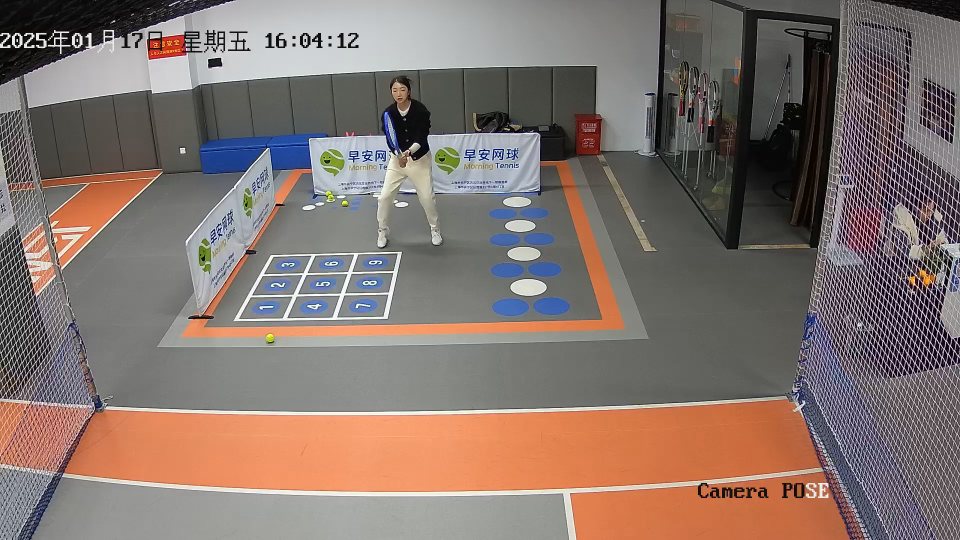
#> input picture frame 10 of data/input_video.mp4, 1920 x 1080 px (shown at 1/2 size)
$ python create_ball_detection_video.py
#> lines starting #> are read from the running program, lines starting #| are printed output that depends on the picture; after the words box and inside, x2 and y2 are one past the last pixel; in counts of white or black regions, pixels touching at a corner belong together
### ball_tracker.py
# ball_tracker.py
import cv2
import numpy as np
import os
import queue
import scipy.signal as signal
from PIL import Image, ImageDraw
import logging

class BallTracker:
    def __init__(self, model_path, config, roi_manager=None):
#> called with model_path = 'models/tracknetv2_weights.pth'
        self.config = config
        self.model_path = model_path
        self.roi_manager = roi_manager  # ROI管理器，用于区域过滤

        # 🔍 初始化球检测调试日志
        self.debug_config = config.get('ball_detection_debug', {})
        self.debug_enabled = self.debug_config.get('enabled', False)
        self.frame_counter = 0

        if self.debug_enabled:
            # 设置专用的球检测日志器
            self.logger = logging.getLogger('BallDetection')
            if not self.logger.handlers:
                # 同时输出到终端与文件
                handler_console = logging.StreamHandler()
                handler_file = logging.FileHandler('ball_detection.log', mode='w', encoding='utf-8')
                formatter = logging.Formatter('🎾 [球检测-帧%(frame_num)s] %(message)s')
                handler_console.setFormatter(formatter)
                handler_file.setFormatter(formatter)
                self.logger.addHandler(handler_console)
                self.logger.addHandler(handler_file)
                self.logger.setLevel(logging.INFO)
                # 避免同时沿用根日志器导致重复输出
                self.logger.propagate = False
            self._log_config_info()
        else:
            self.logger = None

        # 轨迹追踪状态
        self.tracked_balls_history = []  # 存储球的轨迹坐标 {'coords': (x,y), 'frame': frame_num}
        self.last_tracked_ball_coords = None
        self.frames_ball_lost = 0

        # 球的坐标队列 - 用于绘制轨迹
        self.ball_queue = queue.deque()
        for i in range(8):  # 存储8帧的历史轨迹
            self.ball_queue.appendleft(None)
#> in create_ball_detection_video, frame is the input picture: shape (1080, 1920, 3); mean B, G, R 109.5, 115.8, 131.8

        # 静态球过滤状态
        self.static_ball_candidates = {}
        self.next_ball_id = 0

        # 预处理相关参数
        self.process_width = 640
        self.process_height = 360

        # 配置参数
        self.config.setdefault('ball_trajectory_max_len', 50)
        self.config.setdefault('max_lost_frames_for_track', 5)  # 多少帧未检测到球视为丢失
        self.config.setdefault('max_ball_match_distance_px', 75)  # 关联检测到的球的最大距离
        self.config.setdefault('static_ball_movement_threshold_px', 5)
        self.config.setdefault('static_ball_frames_threshold', 8)  # 减少静态球判定阈值，更快识别静态球
        self.config.setdefault('ball_confidence_threshold', 127)  # 球检测热图的阈值
        self.config.setdefault('ball_detection_threshold', 30)    # HSV颜色阈值

        # 球尺寸过滤参数 - 从配置文件读取，提供默认值
        self.config.setdefault('min_ball_radius', 3)   # 最小球半径（像素）
        self.config.setdefault('max_ball_radius', 45)  # 最大球半径（像素）- 允许更大的球
        self.config.setdefault('min_ball_movement', 8) # 最小球移动距离（像素/帧）

        # 🎯 噪点过滤参数 - 优化后的默认值，更宽松
        self.config.setdefault('noise_filter_quality_threshold', 0.25)      # 质量阈值（降低以减少误识别）
        self.config.setdefault('noise_filter_circularity_threshold', 0.58)  # 圆度阈值（降低以减少误识别）
        self.config.setdefault('noise_filter_min_edge_distance', 5)         # 最小边缘距离（降低以减少误识别）

        # 边界检查参数
        self.config.setdefault('use_boundary', False)
        self.config.setdefault('boundary_x1', 0)
        self.config.setdefault('boundary_y1', 0)
        self.config.setdefault('boundary_x2', 9999)
        self.config.setdefault('boundary_y2', 9999)
        self.config.setdefault('draw_boundary', False)

        # 🚫 屏蔽区域配置参数
        self.config.setdefault('use_mask_zones', False)
        self.config.setdefault('mask_zones', [])  # 屏蔽区域列表，格式: [{'x': x, 'y': y, 'width': w, 'height': h, 'name': 'zone_name'}]
        self.config.setdefault('draw_mask_zones', False)  # 是否绘制屏蔽区域

        # 模块化开关与回退策略
        self.config.setdefault('enable_hough_detection', True)
        self.config.setdefault('enable_contour_fallback', True)
        self.config.setdefault('allow_simulation_fallback', False)

        # 可选：仅当显式启用use_mask_zones且未提供mask_zones时，添加默认屏蔽区域
        if self.config.get('use_mask_zones', False) and not self.config.get('mask_zones'):
            default_mask_zone = {
                'x': 661,
                'y': 391,
                'width': 20,
                'height': 20,
                'name': 'default_mask_zone'
            }
            self.config['mask_zones'] = [default_mask_zone]

        # 初始化模拟参数
        self.sim_ball_pos = None
        self.sim_ball_vel = None
        self.sim_static_balls = []
        self.config.setdefault('sim_ball_detection_noise', 3)
        self.config.setdefault('sim_num_static_balls', 1)

        # 记录前一帧检测到的球
        self.prev_ball_positions = []

        # 🔍 显示当前使用的所有球检测参数
        print("\n🎾 === 球检测配置参数 ===")
        print(f"球半径范围: {self.config['min_ball_radius']}-{self.config['max_ball_radius']}px")
        print(f"质量阈值: {self.config['noise_filter_quality_threshold']}")
        print(f"圆度阈值: {self.config['noise_filter_circularity_threshold']}")
        print(f"边缘距离阈值: {self.config['noise_filter_min_edge_distance']}px")
        print(f"最小移动距离: {self.config['min_ball_movement']}px")
        print(f"静态球判定阈值: {self.config['static_ball_movement_threshold_px']}px")
        print(f"静态球帧数阈值: {self.config['static_ball_frames_threshold']}")

        message = "使用HSV颜色分割和形状检测跟踪网球，已启用静止球过滤和尺寸过滤"
        if self.config['use_boundary']:
            message += "，已启用边界检查"
            print(f"边界范围: ({self.config['boundary_x1']},{self.config['boundary_y1']})-({self.config['boundary_x2']},{self.config['boundary_y2']})")
        else:
            print("边界检查: 已关闭")

        if self.config.get('use_mask_zones', False):
            mask_count = len(self.config.get('mask_zones', []))
            message += f"，已启用屏蔽区域({mask_count}个区域)"
            print(f"屏蔽区域: {mask_count}个区域")
        else:
            print("屏蔽区域: 已关闭")
        print("========================\n")
        print(message)

    def _log_config_info(self):
        """记录球检测配置信息"""
        if not self.debug_enabled:
            return

        self.logger.info("=== 球检测配置信息 ===", extra={'frame_num': 'CONFIG'})
        self.logger.info(f"HSV检测: {self.debug_config.get('log_hsv_detection', False)}", extra={'frame_num': 'CONFIG'})
        self.logger.info(f"边界检查: {self.debug_config.get('log_boundary_check', False)}", extra={'frame_num': 'CONFIG'})
        self.logger.info(f"屏蔽区域: {self.debug_config.get('log_mask_zones', False)}", extra={'frame_num': 'CONFIG'})
        self.logger.info(f"尺寸过滤: {self.debug_config.get('log_size_filtering', False)}", extra={'frame_num': 'CONFIG'})
        self.logger.info(f"静态过滤: {self.debug_config.get('log_static_filtering', False)}", extra={'frame_num': 'CONFIG'})
        self.logger.info(f"球尺寸范围: {self.config['min_ball_radius']}-{self.config['max_ball_radius']}px", extra={'frame_num': 'CONFIG'})
        self.logger.info(f"边界范围: ({self.config['boundary_x1']},{self.config['boundary_y1']})-({self.config['boundary_x2']},{self.config['boundary_y2']})", extra={'frame_num': 'CONFIG'})
        if self.config.get('use_mask_zones', False):
            mask_zones = self.config.get('mask_zones', [])
            self.logger.info(f"屏蔽区域数量: {len(mask_zones)}", extra={'frame_num': 'CONFIG'})
            for i, zone in enumerate(mask_zones):
                self.logger.info(f"屏蔽区域{i+1}: ({zone['x']},{zone['y']}) {zone['width']}x{zone['height']}", extra={'frame_num': 'CONFIG'})
        self.logger.info("==================", extra={'frame_num': 'CONFIG'})

    def _debug_log(self, message, log_type='general'):
        """统一的调试日志输出"""
        if not self.debug_enabled or not self.logger:
            return

        # 检查特定类型的日志是否启用
        log_enabled = {
            'hsv': self.debug_config.get('log_hsv_detection', False),
            'boundary': self.debug_config.get('log_boundary_check', False),
            'mask': self.debug_config.get('log_mask_zones', False),
            'size': self.debug_config.get('log_size_filtering', False),
            'static': self.debug_config.get('log_static_filtering', False),
            'advanced': self.debug_config.get('log_advanced_processing', False),
            'simulation': self.debug_config.get('log_simulation', False),
            'roi': self.debug_config.get('log_roi_filtering', True),  # ROI过滤日志
            'general': True
        }

        if log_enabled.get(log_type, True):
            self.logger.info(message, extra={'frame_num': self.frame_counter})

    def predict_ball(self, frame):
        """
        检测球的位置
        使用HSV颜色空间和Hough变换检测球的位置
        """
        self.frame_counter += 1

        # 🔍 开始日志记录
        self._debug_log(f"开始球检测 (帧尺寸: {frame.shape[1]}x{frame.shape[0]})")

        # 1. 使用颜色检测方式识别网球
        detected_balls = self._detect_with_hsv(frame)
        self._debug_log(f"HSV检测结果: {len(detected_balls)} 个球", 'hsv')

        # 2. 如果颜色检测失败，根据配置决定是否使用模拟模式
        if not detected_balls and self.config.get('allow_simulation_fallback', False):
            self._debug_log("HSV检测失败，启用模拟检测(已允许)", 'simulation')
            detected_balls = self._simulate_ball_detection(frame)
            self._debug_log(f"模拟检测结果: {len(detected_balls)} 个球", 'simulation')

        # 应用边界检查
        if self.config['use_boundary']:
            original_count = len(detected_balls)
            detected_balls = self._apply_boundary_check(detected_balls)
            filtered_count = len(detected_balls)
            self._debug_log(f"边界过滤: {original_count} → {filtered_count} 个球", 'boundary')

        # 🚫 应用屏蔽区域检查
        if self.config.get('use_mask_zones', False):
            original_count = len(detected_balls)
            detected_balls = self._apply_mask_zones_check(detected_balls)
            filtered_count = len(detected_balls)
            self._debug_log(f"屏蔽区域过滤: {original_count} → {filtered_count} 个球", 'mask')

        # 🎯 应用ROI过滤 - 修复坐标系统问题
        if self.roi_manager and self.roi_manager.is_roi_set:
            original_count = len(detected_balls)

            # 修复：将ROI裁剪帧坐标转换为原始帧坐标
            # 注意：这里需要知道ROI的偏移量，但ball_tracker没有这个信息
            # 临时解决方案：跳过ROI过滤，因为ROI裁剪已经确保了检测区域
            self._debug_log(f"ROI过滤: 跳过（已在ROI裁剪帧上检测）", 'roi')

            # 如果需要严格的ROI过滤，需要从外部传入ROI偏移量
            # detected_balls = self.roi_manager.filter_detections_by_roi(detected_balls, "ball")
            # filtered_count = len(detected_balls)
            # self._debug_log(f"ROI过滤: {original_count} → {filtered_count} 个球", 'roi')

        self._debug_log(f"最终检测结果: {len(detected_balls)} 个球")

        # 🔍 保存调试帧（如果启用）
        if (self.debug_config.get('save_debug_frames', False) and
            self.frame_counter % self.debug_config.get('debug_frame_interval', 10) == 0):
            self._save_debug_frame(frame, detected_balls)

        return detected_balls

    def _apply_boundary_check(self, detected_balls):
        """检查球是否在指定的边界内"""
        x1 = self.config['boundary_x1']
        y1 = self.config['boundary_y1']
        x2 = self.config['boundary_x2']
        y2 = self.config['boundary_y2']

        filtered_balls = []
        for i, ball in enumerate(detected_balls):
            x, y = ball
            in_boundary = x1 <= x <= x2 and y1 <= y <= y2

            if in_boundary:
                filtered_balls.append(ball)
                self._debug_log(f"球 {i+1}: ({x},{y}) ✅ 在边界内", 'boundary')
            else:
                self._debug_log(f"球 {i+1}: ({x},{y}) ❌ 超出边界 [边界: ({x1},{y1})-({x2},{y2})]", 'boundary')

        return filtered_balls

    # [51 lines left out: function _apply_mask_zones_check, not called in this run]

    def _detect_with_hsv(self, frame):
        """
        优化的HSV颜色空间网球检测 - 增强噪点过滤
        """
        # 预处理 - 调整大小以加快处理速度
        resized_frame = cv2.resize(frame, (self.process_width, self.process_height))
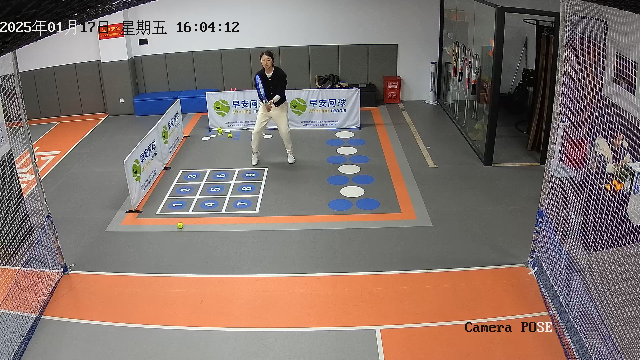
#> resized_frame: shape (360, 640, 3); mean B, G, R 109.6, 115.8, 131.9
        self._debug_log(f"图像预处理: {frame.shape[1]}x{frame.shape[0]} → {self.process_width}x{self.process_height}", 'hsv')

        # 🔧 增强预处理 - 噪点过滤
        # 1. 高斯滤波去除噪点
        resized_frame = cv2.GaussianBlur(resized_frame, (3, 3), 0.5)

        # 2. 中值滤波进一步去除椒盐噪点
        resized_frame = cv2.medianBlur(resized_frame, 3)
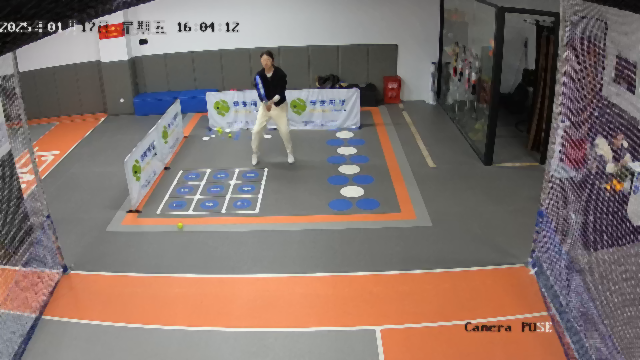
#> resized_frame: shape (360, 640, 3); mean B, G, R 108.5, 114.7, 130.9

        # 转换到HSV颜色空间
        hsv = cv2.cvtColor(resized_frame, cv2.COLOR_BGR2HSV)
#> hsv: shape (360, 640, 3); mean H, S, V 57.2, 46.7, 134.7

        # 从配置读取HSV范围（优先），否则使用合理默认值
        lower_h = int(self.config.get('hsv_lower_hue', 20))
        upper_h = int(self.config.get('hsv_upper_hue', 70))
        lower_s = int(self.config.get('hsv_lower_sat', 50))
        upper_s = int(self.config.get('hsv_upper_sat', 255))
        lower_v = int(self.config.get('hsv_lower_val', 50))
        upper_v = int(self.config.get('hsv_upper_val', 255))

        lower_ball = np.array([lower_h, lower_s, lower_v], dtype=np.uint8)
        upper_ball = np.array([upper_h, upper_s, upper_v], dtype=np.uint8)

        self._debug_log(f"HSV颜色范围: [{lower_h},{lower_s},{lower_v}] - [{upper_h},{upper_s},{upper_v}]", 'hsv')

        # 单一配置范围掩膜
        mask = cv2.inRange(hsv, lower_ball, upper_ball)
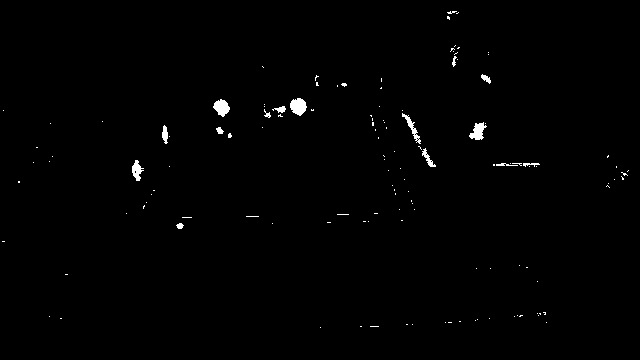
#> mask: shape (360, 640); 0.74% white; 130 white regions (115 under 20 px), largest, box (x1, y1, x2, y2) and area: (290, 98, 307, 116) 217, (213, 99, 230, 117) 193, (469, 122, 487, 140) 182

        mask_pixels = np.sum(mask > 0)
#> mask_pixels = 1707
        self._debug_log(f"颜色匹配像素数: {mask_pixels}", 'hsv')

        # 🧹 增强的形态学操作 - 更强的噪点过滤
        kernel_tiny = np.ones((1, 1), np.uint8)     # 微小噪点
        kernel_small = np.ones((2, 2), np.uint8)    # 小噪点
        kernel_medium = np.ones((3, 3), np.uint8)   # 中等噪点
        kernel_large = np.ones((4, 4), np.uint8)    # 较大结构

        # 阶段1: 去除微小噪点 (开运算)
        mask = cv2.morphologyEx(mask, cv2.MORPH_OPEN, kernel_tiny, iterations=1)

        # 阶段2: 填充球内部的小空洞 (闭运算)
        mask = cv2.morphologyEx(mask, cv2.MORPH_CLOSE, kernel_small, iterations=1)
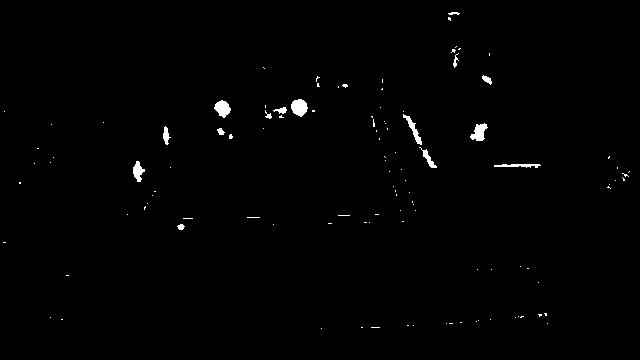
#> mask: shape (360, 640); 0.79% white; 112 white regions (97 under 20 px), largest, box (x1, y1, x2, y2) and area: (291, 99, 308, 117) 220, (214, 100, 231, 118) 194, (470, 123, 488, 141) 191

        # 阶段3: 去除中等噪点 (再次开运算)
        mask = cv2.morphologyEx(mask, cv2.MORPH_OPEN, kernel_small, iterations=1)
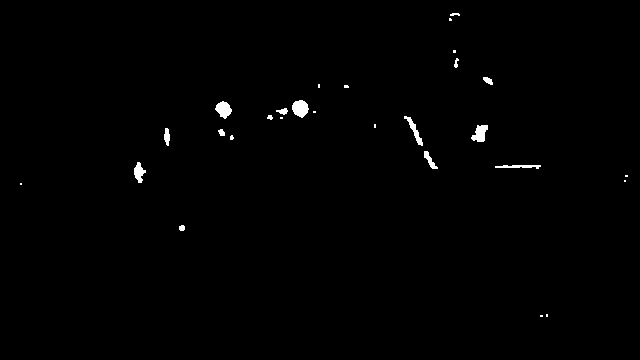
#> mask: shape (360, 640); 0.67% white; 28 white regions (13 under 20 px)

        # 阶段4: 区域面积过滤 - 去除过小的连通区域
        contours, _ = cv2.findContours(mask, cv2.RETR_EXTERNAL, cv2.CHAIN_APPROX_SIMPLE)
#> contours = 28 contours, 16 with area under 20; largest, box (x1, y1, x2, y2) and area: (292, 100, 309, 118) 196, (215, 101, 232, 119) 172, (471, 125, 488, 142) 159, (134, 162, 146, 183) 120, (404, 116, 423, 146) 118
        # 将面积阈值从原始帧坐标系尺度换算到缩放掩膜坐标系
        scale_factor = self.process_width / frame.shape[1]
#> (the rest of the program and of its run is left out)
